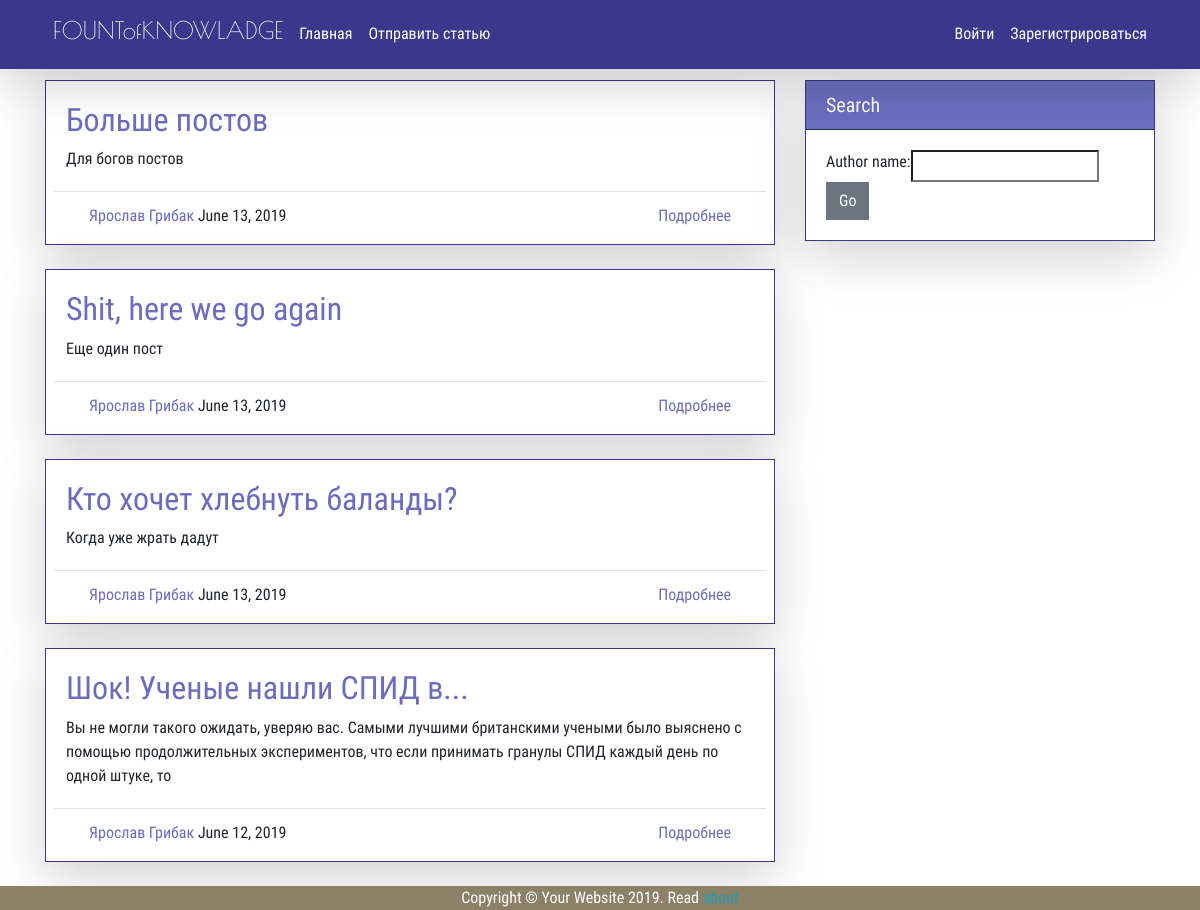
Before: / with the older database file.
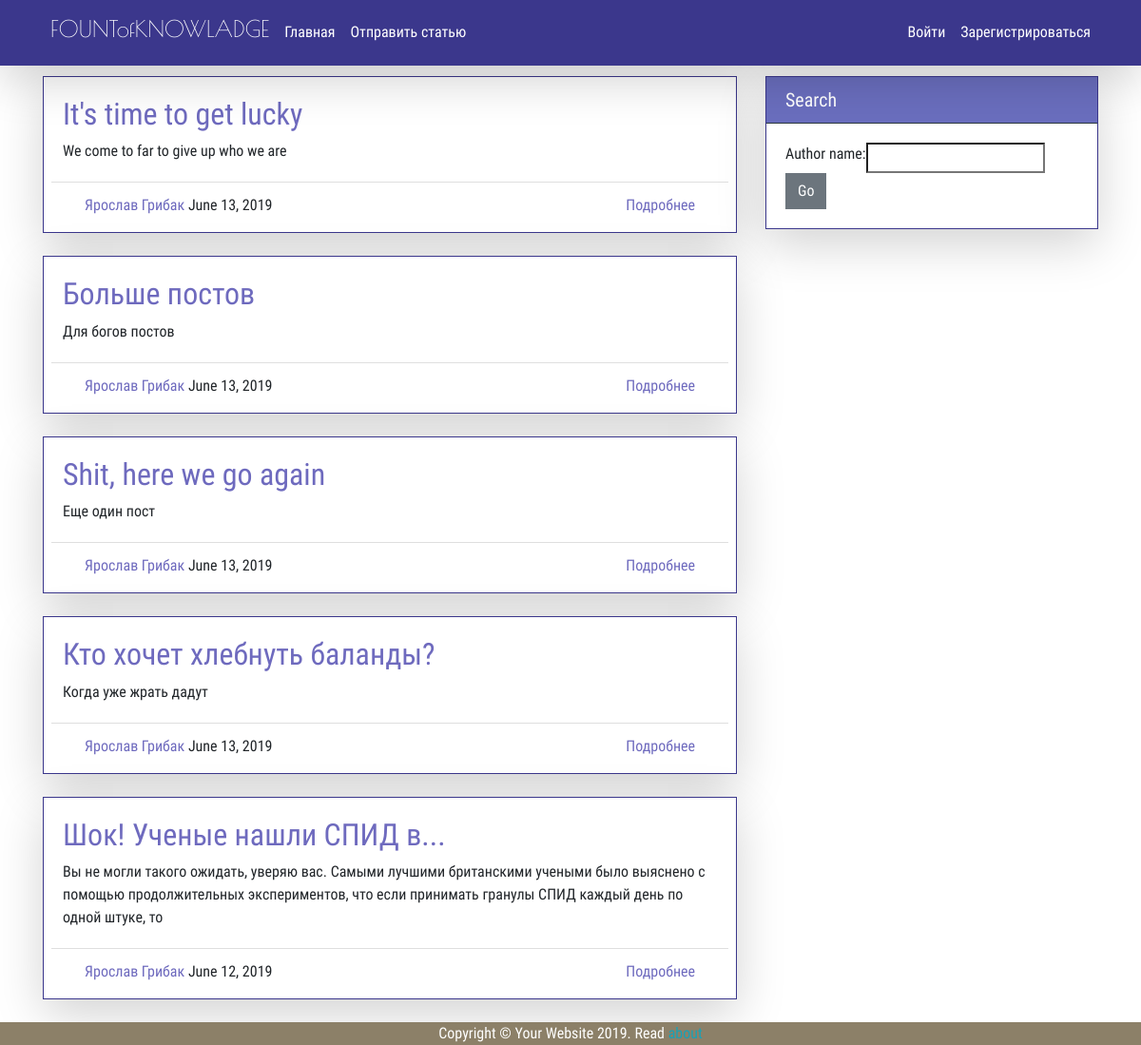
After: the same page with the newer database file.
### blog/models.py (models this page shows, shortened)
class Post(models.Model):
	title = models.CharField(max_length=100)
	content = models.TextField()
	date = models.DateTimeField(default=timezone.now)
	author = models.ForeignKey(User, on_delete=models.CASCADE)
	class Meta:
		ordering = ["-date"]

### blog/views.py (the view)
# urls.py: path('', views.home, name='blog-home'),
def home(request):
	post_title = ''
	if request.method == 'POST':
		filter_form = FilterForm(request.POST)
		if filter_form.is_valid():
			post_title = filter_form.cleaned_data.get('author')
			posts = Post.objects.filter(title__contains=post_title)
	else:
		filter_form = FilterForm()
		posts = Post.objects.all()
		author = None
	if post_title.strip() == '':
		filter_form = FilterForm()
		posts = Post.objects.all()
		author = None
	return render(request, 'blog/home.html', {'posts': posts, 'filter': {'form': filter_form}})

### blog/templates/blog/home.html (shortened to what this page needs)
{% extends 'blog/base.html' %}
{% load crispy_forms_tags %}
{% block content %}
	{% for post in posts %}
		<div class="card mb-4 shadow-lg pb-1">
			<div class="card-body">
				<a class="card-title" href="{% url 'post-detail' post.id %}">
					<h2>
					{{ post.title }}
					</h2>
				</a>
				<p class="card-text">{{ post.content|truncatewords:50 }}</p>
			</div>
			<div class="row card-footer bg-white mx-2">
				<div class="col text-left">
					<a href="{% url 'user-detail' post.author.profile.id %}">
					{{ post.author.first_name }} {{ post.author.last_name }}</a>
					{{ post.date|date:"F d, Y" }}
				</div>
				<div class="col text-right">
					<a href="{% url 'post-detail' post.id %}">Подробнее</a>
				</div>
			</div>
		</div>
	{% endfor %}
{% endblock content %}
{% block sidebar %}
	<div class="col-md-4">
		<div class="card shadow-lg">
			<h5 class="card-header">Search</h5>
			<div class="card-body">
				<form method="POST">
					<div class="input-group">
						{{ filter.form }}
						<span class="input-group-btn">
							<button class="btn btn-secondary" type="submit">Go</button>
						</span>
					</div>
				</form>
			</div>
		</div>
	</div>
{% endblock %}

Changed rows visible on the page:
added Post: title "It's time to get lucky", content "We come to far to give up who we are", author.first_name "Ярослав", author.last_name "Грибак", date "June 13, 2019"
